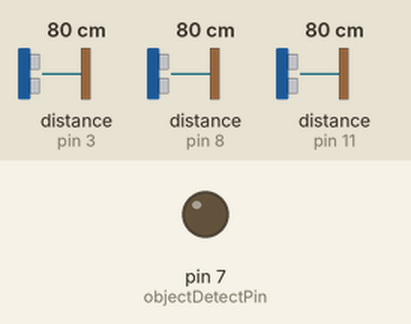
Recording of a sketch running on a simulated Arduino Uno, built with avr-gcc and run on an emulated ATmega328P. On the bench: output pins drawn as LEDs (lit = HIGH). Wiring (inferred from the names in the program): 3 × ultrasonic range finder: trigger pin 2, echo pin 3 / trigger pin 9, echo pin 8 / trigger pin 12, echo pin 11. The inputs (shaded band) are chosen by the test bench; at power-on: distance to the obstacle (sensors on pin 3, pin 8, pin 11) 80 cm. The echo pulse lasts 58.3 µs per cm; pins used as bus, display or sensor lines are not drawn.

Above: at 1.3 s.
1.4 s: distance to the obstacle (sensor on pin 3) set to 33 cm
2.9 s: distance to the obstacle (sensor on pin 3) set to 29 cm
At 4.1 s:
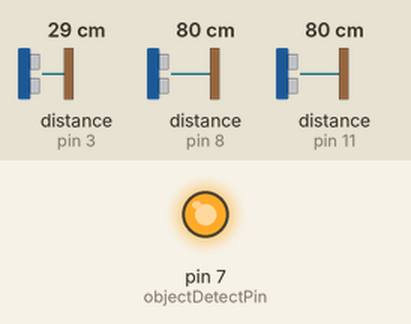
4.4 s: distance to the obstacle (sensor on pin 3) set to 35 cm
At 5.5 s:
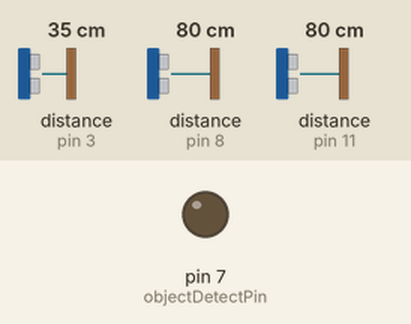
6.0 s: distance to the obstacle (sensor on pin 3) set to 2 cm
At 7.3 s:
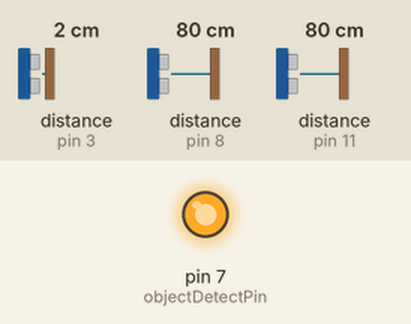
Timing chart, 0 to 8.6 s (numbered marks = the images above; inputs shaded):
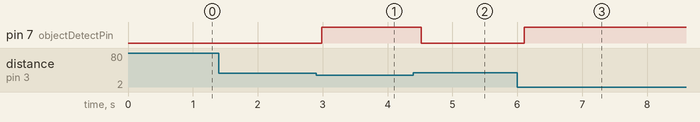

Measured:
- the behaviour switches between 31 and 30 cm on distance to the obstacle (sensor on pin 3) (found by bisection; images 0 and 1)
- after the input at 1.4 s, every drawn part: stays the same
- after the input at 2.9 s, pin 7 (objectDetectPin): LOW → HIGH after 0.09 s
- after the input at 4.4 s, pin 7 (objectDetectPin): HIGH → LOW after 0.12 s
- after the input at 6.0 s, pin 7 (objectDetectPin): LOW → HIGH after 0.11 s

The sketch:

ultrasonic_sensorarray.ino
```cpp
#define MAX_SENSORS (6)

#define SPEED_OF_SOUND 0.034
#define LEFT_THRESHOLD (30.0)

#define MIDDLE_THRESHOLD (30.0)
#define RIGHT_THRESHOLD (30.0)
//front
int trigPin_1 = 12;
int echoPin_1 = 11;

//front left
int trigPin_2 = 9;
int echoPin_2 = 8;

//front right
int trigPin_3 = 2;
int echoPin_3 = 3;


//Object to close PIN
int objectDetectPin = 7;

//Measurements
const int numMeas = 11;
int samples[MAX_SENSORS][numMeas];
int trigPins[] = {trigPin_1, trigPin_2, trigPin_3};
int echoPins[] = {echoPin_1, echoPin_2, echoPin_3};

int j, i, swap_var, firstReading;
int currIndex;
int duration[MAX_SENSORS];
float distance[MAX_SENSORS];
int numSensors;

void setup() {
  // put your setup code here, to run once:
  numSensors = 3;
  currIndex = 0;
  firstReading = 1;
  for(int i = 0; i < numSensors; i++){
    pinMode(trigPins[i],OUTPUT);
    pinMode(echoPins[i], INPUT);
  }
  //Serial.begin(9600);
  pinMode(objectDetectPin, OUTPUT);

  for(int currSensor = 0; currSensor < numSensors; currSensor++){
      for(j = 0; j < numMeas; j++) {
        generateTrigger(trigPins[currSensor]);
        samples[currSensor][j] = pulseIn(echoPins[currSensor], HIGH);
      }
      duration[currSensor] = medianFiltering(samples[currSensor]);
      distance[currSensor] = duration[currSensor] * SPEED_OF_SOUND / 2;
    }
    outputResults();
}

int medianFiltering(int samples[]) {
  sort(samples);
  return samples[numMeas/2];
}

void sort(int samples[]) {
  for (i = 0 ; i < numMeas - 1; i++){
    for (j = 0 ; j < numMeas - i - 1; j++) {
      if (samples[j] > samples[j+1]){
        swap_var = samples[j];
        samples[j] = samples[j+1];
        samples[j+1] = swap_var;
      }
    }
  }
}

void generateTrigger(int trigPin){
  digitalWrite(trigPin, LOW);
  delayMicroseconds(10);
  digitalWrite(trigPin, HIGH);
  delayMicroseconds(10);
  digitalWrite(trigPin, LOW);
}

void outputResults(){
  if(distance[0] > 0 && distance[0] < MIDDLE_THRESHOLD || distance[1] > 0 && distance[1] < LEFT_THRESHOLD || distance[2] > 0 && distance[2] < RIGHT_THRESHOLD) {
        digitalWrite(objectDetectPin, HIGH);
        //Serial.print("H ");
    } else {
        digitalWrite(objectDetectPin, LOW);
        //Serial.print("L ");
    }
}

void loop() {
// put your main code here, to run repeatedly:
  for(int currSensor = 0; currSensor < numSensors; currSensor++){
      generateTrigger(trigPins[currSensor]);
      samples[currSensor][currIndex] = pulseIn(echoPins[currSensor], HIGH);
      currIndex = (currIndex + 1) % numMeas;
      duration[currSensor] = medianFiltering(samples[currSensor]);
      distance[currSensor] = duration[currSensor] * SPEED_OF_SOUND / 2;
    }
    outputResults();
}
```
